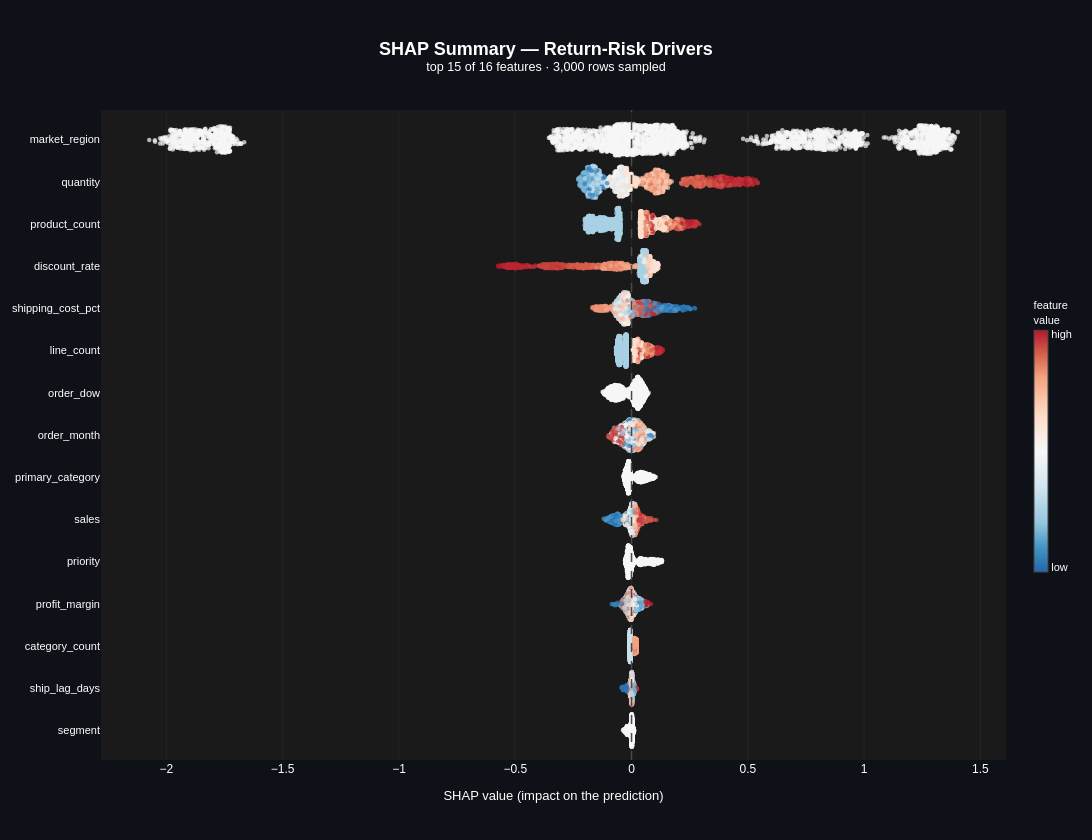

The notebook cell this image was saved under:
### Code cell
cp.shap_summary_plot(
    shap_values, shap_sample, top_n=15,
    title="SHAP Summary — Return-Risk Drivers",
)

### Figure 1 — Plotly figure (JSON) as saved in the notebook; plotly's stock layout.template omitted (floating-point values rounded to 4 significant figures; data arrays with more than 128 entries replaced by an {"elided": "..."} marker saying what was removed)
{"data": [{"customdata": {"elided": "3000 str values"}, "hovertemplate": "<b>segment</b><br>value %{customdata}<br>SHAP %{x:+.4g}<extra></extra>", "marker": {"cmax": 1.0, "cmin": 0.0, "color": {"elided": "3000 float values"}, "colorbar": {"len": 0.45, "thickness": 14, "tickfont": {"size": 11}, "tickmode": "array", "ticktext": ["low", "high"], "tickvals": [0.02, 0.98], "title": {"font": {"size": 11}, "text": "feature<br>value"}, "y": 0.5}, "colorscale": [[0.0, "#B2182B"], [0.1, "#D6604D"], [0.2, "#F4A582"], [0.35, "#FDDBC7"], [0.5, "#F7F7F7"], [0.65, "#D1E5F0"], [0.8, "#92C5DE"], [0.9, "#4393C3"], [1.0, "#2166AC"]], "line": {"width": 0}, "opacity": 0.7, "reversescale": true, "showscale": false, "size": 4.5}, "mode": "markers", "showlegend": false, "type": "scatter", "x": {"elided": "3000 float values"}, "y": {"elided": "3000 float values"}}, {"customdata": {"elided": "3000 int values"}, "hovertemplate": "<b>ship_lag_days</b><br>value %{customdata}<br>SHAP %{x:+.4g}<extra></extra>", "marker": {"cmax": 1.0, "cmin": 0.0, "color": {"elided": "3000 float values"}, "colorbar": {"len": 0.45, "thickness": 14, "tickfont": {"size": 11}, "tickmode": "array", "ticktext": ["low", "high"], "tickvals": [0.02, 0.98], "title": {"font": {"size": 11}, "text": "feature<br>value"}, "y": 0.5}, "colorscale": [[0.0, "#B2182B"], [0.1, "#D6604D"], [0.2, "#F4A582"], [0.35, "#FDDBC7"], [0.5, "#F7F7F7"], [0.65, "#D1E5F0"], [0.8, "#92C5DE"], [0.9, "#4393C3"], [1.0, "#2166AC"]], "line": {"width": 0}, "opacity": 0.7, "reversescale": true, "showscale": false, "size": 4.5}, "mode": "markers", "showlegend": false, "type": "scatter", "x": {"elided": "3000 float values"}, "y": {"elided": "3000 float values"}}, {"customdata": {"elided": "3000 int values"}, "hovertemplate": "<b>category_count</b><br>value %{customdata}<br>SHAP %{x:+.4g}<extra></extra>", "marker": {"cmax": 1.0, "cmin": 0.0, "color": {"elided": "3000 float values"}, "colorbar": {"len": 0.45, "thickness": 14, "tickfont": {"size": 11}, "tickmode": "array", "ticktext": ["low", "high"], "tickvals": [0.02, 0.98], "title": {"font": {"size": 11}, "text": "feature<br>value"}, "y": 0.5}, "colorscale": [[0.0, "#B2182B"], [0.1, "#D6604D"], [0.2, "#F4A582"], [0.35, "#FDDBC7"], [0.5, "#F7F7F7"], [0.65, "#D1E5F0"], [0.8, "#92C5DE"], [0.9, "#4393C3"], [1.0, "#2166AC"]], "line": {"width": 0}, "opacity": 0.7, "reversescale": true, "showscale": false, "size": 4.5}, "mode": "markers", "showlegend": false, "type": "scatter", "x": {"elided": "3000 float values"}, "y": {"elided": "3000 float values"}}, {"customdata": {"elided": "3000 float values"}, "hovertemplate": "<b>profit_margin</b><br>value %{customdata}<br>SHAP %{x:+.4g}<extra></extra>", "marker": {"cmax": 1.0, "cmin": 0.0, "color": {"elided": "3000 float values"}, "colorbar": {"len": 0.45, "thickness": 14, "tickfont": {"size": 11}, "tickmode": "array", "ticktext": ["low", "high"], "tickvals": [0.02, 0.98], "title": {"font": {"size": 11}, "text": "feature<br>value"}, "y": 0.5}, "colorscale": [[0.0, "#B2182B"], [0.1, "#D6604D"], [0.2, "#F4A582"], [0.35, "#FDDBC7"], [0.5, "#F7F7F7"], [0.65, "#D1E5F0"], [0.8, "#92C5DE"], [0.9, "#4393C3"], [1.0, "#2166AC"]], "line": {"width": 0}, "opacity": 0.7, "reversescale": true, "showscale": false, "size": 4.5}, "mode": "markers", "showlegend": false, "type": "scatter", "x": {"elided": "3000 float values"}, "y": {"elided": "3000 float values"}}, {"customdata": {"elided": "3000 str values"}, "hovertemplate": "<b>priority</b><br>value %{customdata}<br>SHAP %{x:+.4g}<extra></extra>", "marker": {"cmax": 1.0, "cmin": 0.0, "color": {"elided": "3000 float values"}, "colorbar": {"len": 0.45, "thickness": 14, "tickfont": {"size": 11}, "tickmode": "array", "ticktext": ["low", "high"], "tickvals": [0.02, 0.98], "title": {"font": {"size": 11}, "text": "feature<br>value"}, "y": 0.5}, "colorscale": [[0.0, "#B2182B"], [0.1, "#D6604D"], [0.2, "#F4A582"], [0.35, "#FDDBC7"], [0.5, "#F7F7F7"], [0.65, "#D1E5F0"], [0.8, "#92C5DE"], [0.9, "#4393C3"], [1.0, "#2166AC"]], "line": {"width": 0}, "opacity": 0.7, "reversescale": true, "showscale": false, "size": 4.5}, "mode": "markers", "showlegend": false, "type": "scatter", "x": {"elided": "3000 float values"}, "y": {"elided": "3000 float values"}}, {"customdata": {"elided": "3000 float values"}, "hovertemplate": "<b>sales</b><br>value %{customdata}<br>SHAP %{x:+.4g}<extra></extra>", "marker": {"cmax": 1.0, "cmin": 0.0, "color": {"elided": "3000 float values"}, "colorbar": {"len": 0.45, "thickness": 14, "tickfont": {"size": 11}, "tickmode": "array", "ticktext": ["low", "high"], "tickvals": [0.02, 0.98], "title": {"font": {"size": 11}, "text": "feature<br>value"}, "y": 0.5}, "colorscale": [[0.0, "#B2182B"], [0.1, "#D6604D"], [0.2, "#F4A582"], [0.35, "#FDDBC7"], [0.5, "#F7F7F7"], [0.65, "#D1E5F0"], [0.8, "#92C5DE"], [0.9, "#4393C3"], [1.0, "#2166AC"]], "line": {"width": 0}, "opacity": 0.7, "reversescale": true, "showscale": false, "size": 4.5}, "mode": "markers", "showlegend": false, "type": "scatter", "x": {"elided": "3000 float values"}, "y": {"elided": "3000 float values"}}, {"customdata": {"elided": "3000 str values"}, "hovertemplate": "<b>primary_category</b><br>value %{customdata}<br>SHAP %{x:+.4g}<extra></extra>", "marker": {"cmax": 1.0, "cmin": 0.0, "color": {"elided": "3000 float values"}, "colorbar": {"len": 0.45, "thickness": 14, "tickfont": {"size": 11}, "tickmode": "array", "ticktext": ["low", "high"], "tickvals": [0.02, 0.98], "title": {"font": {"size": 11}, "text": "feature<br>value"}, "y": 0.5}, "colorscale": [[0.0, "#B2182B"], [0.1, "#D6604D"], [0.2, "#F4A582"], [0.35, "#FDDBC7"], [0.5, "#F7F7F7"], [0.65, "#D1E5F0"], [0.8, "#92C5DE"], [0.9, "#4393C3"], [1.0, "#2166AC"]], "line": {"width": 0}, "opacity": 0.7, "reversescale": true, "showscale": false, "size": 4.5}, "mode": "markers", "showlegend": false, "type": "scatter", "x": {"elided": "3000 float values"}, "y": {"elided": "3000 float values"}}, {"customdata": {"elided": "3000 int values"}, "hovertemplate": "<b>order_month</b><br>value %{customdata}<br>SHAP %{x:+.4g}<extra></extra>", "marker": {"cmax": 1.0, "cmin": 0.0, "color": {"elided": "3000 float values"}, "colorbar": {"len": 0.45, "thickness": 14, "tickfont": {"size": 11}, "tickmode": "array", "ticktext": ["low", "high"], "tickvals": [0.02, 0.98], "title": {"font": {"size": 11}, "text": "feature<br>value"}, "y": 0.5}, "colorscale": [[0.0, "#B2182B"], [0.1, "#D6604D"], [0.2, "#F4A582"], [0.35, "#FDDBC7"], [0.5, "#F7F7F7"], [0.65, "#D1E5F0"], [0.8, "#92C5DE"], [0.9, "#4393C3"], [1.0, "#2166AC"]], "line": {"width": 0}, "opacity": 0.7, "reversescale": true, "showscale": false, "size": 4.5}, "mode": "markers", "showlegend": false, "type": "scatter", "x": {"elided": "3000 float values"}, "y": {"elided": "3000 float values"}}, {"customdata": {"elided": "3000 str values"}, "hovertemplate": "<b>order_dow</b><br>value %{customdata}<br>SHAP %{x:+.4g}<extra></extra>", "marker": {"cmax": 1.0, "cmin": 0.0, "color": {"elided": "3000 float values"}, "colorbar": {"len": 0.45, "thickness": 14, "tickfont": {"size": 11}, "tickmode": "array", "ticktext": ["low", "high"], "tickvals": [0.02, 0.98], "title": {"font": {"size": 11}, "text": "feature<br>value"}, "y": 0.5}, "colorscale": [[0.0, "#B2182B"], [0.1, "#D6604D"], [0.2, "#F4A582"], [0.35, "#FDDBC7"], [0.5, "#F7F7F7"], [0.65, "#D1E5F0"], [0.8, "#92C5DE"], [0.9, "#4393C3"], [1.0, "#2166AC"]], "line": {"width": 0}, "opacity": 0.7, "reversescale": true, "showscale": false, "size": 4.5}, "mode": "markers", "showlegend": false, "type": "scatter", "x": {"elided": "3000 float values"}, "y": {"elided": "3000 float values"}}, {"customdata": {"elided": "3000 int values"}, "hovertemplate": "<b>line_count</b><br>value %{customdata}<br>SHAP %{x:+.4g}<extra></extra>", "marker": {"cmax": 1.0, "cmin": 0.0, "color": {"elided": "3000 float values"}, "colorbar": {"len": 0.45, "thickness": 14, "tickfont": {"size": 11}, "tickmode": "array", "ticktext": ["low", "high"], "tickvals": [0.02, 0.98], "title": {"font": {"size": 11}, "text": "feature<br>value"}, "y": 0.5}, "colorscale": [[0.0, "#B2182B"], [0.1, "#D6604D"], [0.2, "#F4A582"], [0.35, "#FDDBC7"], [0.5, "#F7F7F7"], [0.65, "#D1E5F0"], [0.8, "#92C5DE"], [0.9, "#4393C3"], [1.0, "#2166AC"]], "line": {"width": 0}, "opacity": 0.7, "reversescale": true, "showscale": false, "size": 4.5}, "mode": "markers", "showlegend": false, "type": "scatter", "x": {"elided": "3000 float values"}, "y": {"elided": "3000 float values"}}, {"customdata": {"elided": "3000 float values"}, "hovertemplate": "<b>shipping_cost_pct</b><br>value %{customdata}<br>SHAP %{x:+.4g}<extra></extra>", "marker": {"cmax": 1.0, "cmin": 0.0, "color": {"elided": "3000 float values"}, "colorbar": {"len": 0.45, "thickness": 14, "tickfont": {"size": 11}, "tickmode": "array", "ticktext": ["low", "high"], "tickvals": [0.02, 0.98], "title": {"font": {"size": 11}, "text": "feature<br>value"}, "y": 0.5}, "colorscale": [[0.0, "#B2182B"], [0.1, "#D6604D"], [0.2, "#F4A582"], [0.35, "#FDDBC7"], [0.5, "#F7F7F7"], [0.65, "#D1E5F0"], [0.8, "#92C5DE"], [0.9, "#4393C3"], [1.0, "#2166AC"]], "line": {"width": 0}, "opacity": 0.7, "reversescale": true, "showscale": false, "size": 4.5}, "mode": "markers", "showlegend": false, "type": "scatter", "x": {"elided": "3000 float values"}, "y": {"elided": "3000 float values"}}, {"customdata": {"elided": "3000 float values"}, "hovertemplate": "<b>discount_rate</b><br>value %{customdata}<br>SHAP %{x:+.4g}<extra></extra>", "marker": {"cmax": 1.0, "cmin": 0.0, "color": {"elided": "3000 float values"}, "colorbar": {"len": 0.45, "thickness": 14, "tickfont": {"size": 11}, "tickmode": "array", "ticktext": ["low", "high"], "tickvals": [0.02, 0.98], "title": {"font": {"size": 11}, "text": "feature<br>value"}, "y": 0.5}, "colorscale": [[0.0, "#B2182B"], [0.1, "#D6604D"], [0.2, "#F4A582"], [0.35, "#FDDBC7"], [0.5, "#F7F7F7"], [0.65, "#D1E5F0"], [0.8, "#92C5DE"], [0.9, "#4393C3"], [1.0, "#2166AC"]], "line": {"width": 0}, "opacity": 0.7, "reversescale": true, "showscale": false, "size": 4.5}, "mode": "markers", "showlegend": false, "type": "scatter", "x": {"elided": "3000 float values"}, "y": {"elided": "3000 float values"}}, {"customdata": {"elided": "3000 int values"}, "hovertemplate": "<b>product_count</b><br>value %{customdata}<br>SHAP %{x:+.4g}<extra></extra>", "marker": {"cmax": 1.0, "cmin": 0.0, "color": {"elided": "3000 float values"}, "colorbar": {"len": 0.45, "thickness": 14, "tickfont": {"size": 11}, "tickmode": "array", "ticktext": ["low", "high"], "tickvals": [0.02, 0.98], "title": {"font": {"size": 11}, "text": "feature<br>value"}, "y": 0.5}, "colorscale": [[0.0, "#B2182B"], [0.1, "#D6604D"], [0.2, "#F4A582"], [0.35, "#FDDBC7"], [0.5, "#F7F7F7"], [0.65, "#D1E5F0"], [0.8, "#92C5DE"], [0.9, "#4393C3"], [1.0, "#2166AC"]], "line": {"width": 0}, "opacity": 0.7, "reversescale": true, "showscale": false, "size": 4.5}, "mode": "markers", "showlegend": false, "type": "scatter", "x": {"elided": "3000 float values"}, "y": {"elided": "3000 float values"}}, {"customdata": {"elided": "3000 int values"}, "hovertemplate": "<b>quantity</b><br>value %{customdata}<br>SHAP %{x:+.4g}<extra></extra>", "marker": {"cmax": 1.0, "cmin": 0.0, "color": {"elided": "3000 float values"}, "colorbar": {"len": 0.45, "thickness": 14, "tickfont": {"size": 11}, "tickmode": "array", "ticktext": ["low", "high"], "tickvals": [0.02, 0.98], "title": {"font": {"size": 11}, "text": "feature<br>value"}, "y": 0.5}, "colorscale": [[0.0, "#B2182B"], [0.1, "#D6604D"], [0.2, "#F4A582"], [0.35, "#FDDBC7"], [0.5, "#F7F7F7"], [0.65, "#D1E5F0"], [0.8, "#92C5DE"], [0.9, "#4393C3"], [1.0, "#2166AC"]], "line": {"width": 0}, "opacity": 0.7, "reversescale": true, "showscale": false, "size": 4.5}, "mode": "markers", "showlegend": false, "type": "scatter", "x": {"elided": "3000 float values"}, "y": {"elided": "3000 float values"}}, {"customdata": {"elided": "3000 str values"}, "hovertemplate": "<b>market_region</b><br>value %{customdata}<br>SHAP %{x:+.4g}<extra></extra>", "marker": {"cmax": 1.0, "cmin": 0.0, "color": {"elided": "3000 float values"}, "colorbar": {"len": 0.45, "thickness": 14, "tickfont": {"size": 11}, "tickmode": "array", "ticktext": ["low", "high"], "tickvals": [0.02, 0.98], "title": {"font": {"size": 11}, "text": "feature<br>value"}, "y": 0.5}, "colorscale": [[0.0, "#B2182B"], [0.1, "#D6604D"], [0.2, "#F4A582"], [0.35, "#FDDBC7"], [0.5, "#F7F7F7"], [0.65, "#D1E5F0"], [0.8, "#92C5DE"], [0.9, "#4393C3"], [1.0, "#2166AC"]], "line": {"width": 0}, "opacity": 0.7, "reversescale": true, "showscale": true, "size": 4.5}, "mode": "markers", "showlegend": false, "type": "scatter", "x": {"elided": "3000 float values"}, "y": {"elided": "3000 float values"}}], "layout": {"font": {"color": "white", "family": "Arial"}, "height": 840, "margin": {"b": 80, "l": 40, "r": 60, "t": 110}, "paper_bgcolor": "#0e1117", "plot_bgcolor": "#1a1a1a", "shapes": [{"line": {"color": "#4a4a4a", "dash": "dash", "width": 1.5}, "type": "line", "x0": 0, "x1": 0, "xref": "x", "y0": 0, "y1": 1, "yref": "y domain"}], "title": {"font": {"color": "white", "family": "Arial", "size": 18}, "text": "<b>SHAP Summary — Return-Risk Drivers</b><br><sup>top 15 of 16 features · 3,000 rows sampled</sup>", "x": 0.5, "xanchor": "center"}, "width": 1100, "xaxis": {"gridcolor": "rgba(128,128,128,0.2)", "gridwidth": 0.5, "showgrid": true, "title": {"font": {"size": 13}, "text": "SHAP value (impact on the prediction)"}, "zeroline": false}, "yaxis": {"automargin": true, "range": [-0.7, 14.7], "showgrid": false, "tickfont": {"size": 11}, "tickmode": "array", "ticktext": ["segment", "ship_lag_days", "category_count", "profit_margin", "priority", "sales", "primary_category", "order_month", "order_dow", "line_count", "shipping_cost_pct", "discount_rate", "product_count", "quantity", "market_region"], "tickvals": [0, 1, 2, 3, 4, 5, 6, 7, 8, 9, 10, 11, 12, 13, 14], "zeroline": false}}}
